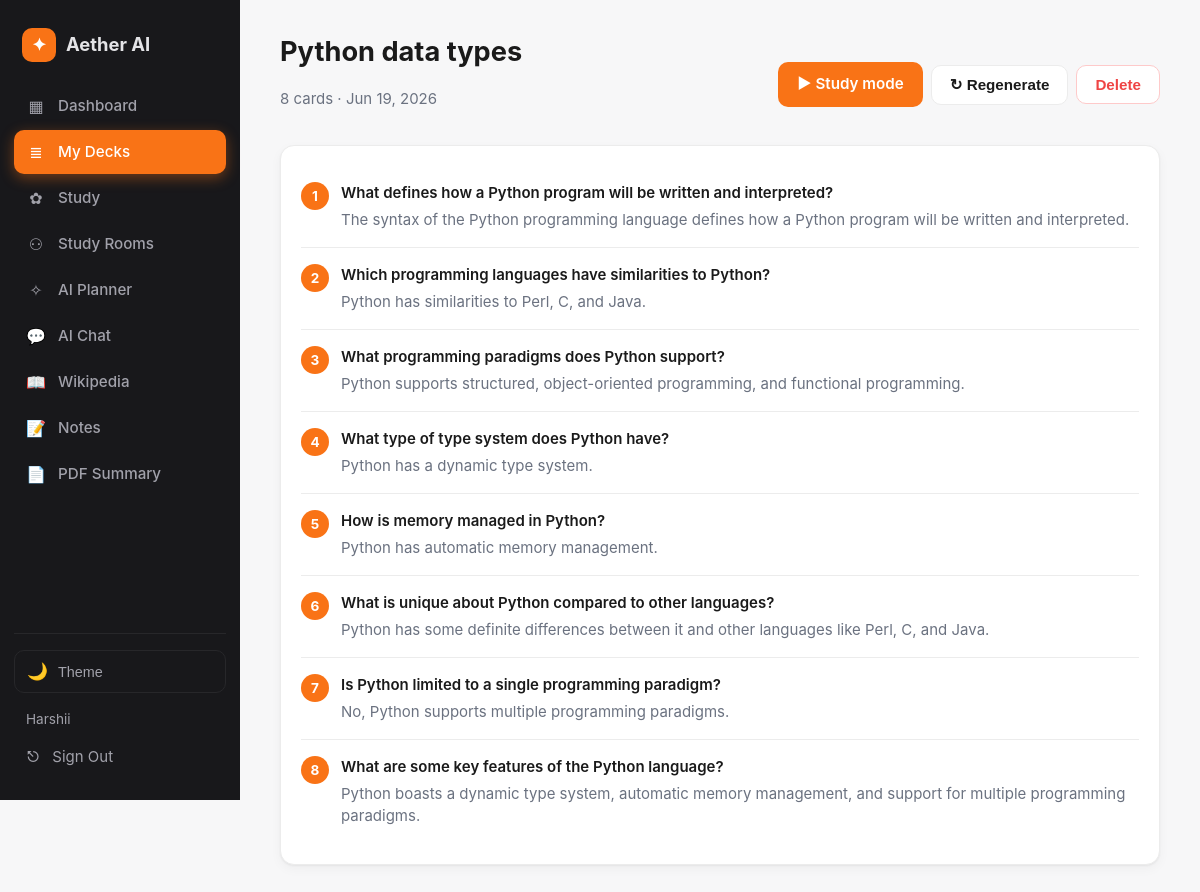
The app's page /decks/1 (signed in) with its own data.
### app/models.py (models this page shows, shortened)
class User(UserMixin, db.Model):
    __tablename__ = "users"
    id = db.Column(db.Integer, primary_key=True)
    email = db.Column(db.String(120), unique=True, nullable=False)
    name = db.Column(db.String(80), nullable=False, default="Learner")
    password_hash = db.Column(db.String(256), nullable=False)
    email_verified = db.Column(db.Boolean, default=False)
    created_at = db.Column(db.DateTime, default=datetime.utcnow)
    notes = db.relationship("Note", backref="user", cascade="all,delete", lazy=True)
    decks = db.relationship("Deck", backref="user", cascade="all,delete", lazy=True)
    quizzes = db.relationship("Quiz", backref="user", cascade="all,delete", lazy=True)
    sessions = db.relationship("ChatSession", backref="user", cascade="all,delete", lazy=True)
    plans = db.relationship("StudyPlan", backref="user", cascade="all,delete", lazy=True)
    rooms = db.relationship("StudyRoom", backref="user", cascade="all,delete", lazy=True)
    activities = db.relationship("StudyActivity", backref="user", cascade="all,delete", lazy=True)

class Deck(db.Model):
    __tablename__ = "decks"
    id = db.Column(db.Integer, primary_key=True)
    user_id = db.Column(db.Integer, db.ForeignKey("users.id"), nullable=False)
    title = db.Column(db.String(200), nullable=False)
    created_at = db.Column(db.DateTime, default=datetime.utcnow)
    cards = db.relationship("Flashcard", backref="deck", cascade="all,delete", lazy=True)

class Flashcard(db.Model):
    __tablename__ = "flashcards"
    id = db.Column(db.Integer, primary_key=True)
    deck_id = db.Column(db.Integer, db.ForeignKey("decks.id"), nullable=False)
    question = db.Column(db.Text, nullable=False)
    answer = db.Column(db.Text, nullable=False)

### app/routes/flashcards.py (the view)
@flashcards_bp.route("/<int:deck_id>")
@login_required
def view(deck_id):
    deck = Deck.query.get_or_404(deck_id)
    if deck.user_id != current_user.id:
        abort(403)
    return render_template("flashcards/view.html", deck=deck)

### app/templates/flashcards/view.html (shortened to what this page needs)
{% extends "base.html" %}
{% block content %}
<div class="page-head row-between">
  <div>
    <h1>{{ deck.title }}</h1>
    <p class="muted">{{ deck.cards|length }} cards · {{ deck.created_at.strftime('%b %d, %Y') }}</p>
  </div>
  <div class="row-gap">
    <a class="btn" href="{{ url_for('flashcards.study', deck_id=deck.id) }}">▶ Study mode</a>
    <form method="POST" action="{{ url_for('flashcards.regenerate', deck_id=deck.id) }}"
          onsubmit="return confirm('Replace all cards with a fresh AI set?')">
      <button class="btn-outline">↻ Regenerate</button>
    </form>
    <form method="POST" action="{{ url_for('flashcards.delete', deck_id=deck.id) }}"
          onsubmit="return confirm('Delete deck?')">
      <button class="btn-outline danger">Delete</button>
    </form>
  </div>
</div>
<div class="card">
  {% if deck.cards %}
    <ol class="qa-list">
      {% for c in deck.cards %}
        <li>
          <div class="qa-q">{{ c.question }}</div>
          <div class="qa-a">{{ c.answer }}</div>
        </li>
      {% endfor %}
    </ol>
  {% else %}
    <p class="muted">This deck has no cards. Try regenerating.</p>
  {% endif %}
</div>
{% endblock %}

### app/templates/base.html (shortened to what this page needs)
<!DOCTYPE html>
<html lang="en">
<head>
  <link rel="stylesheet" href="{{ url_for('static', filename='css/styles.css') }}">
</head>
<body class="{% if current_user.is_authenticated %}has-sidebar{% endif %}">
{% if current_user.is_authenticated %}
  <aside class="sidebar" id="sidebar">
    <a class="brand" href="{{ url_for('dashboard.index') }}">
      <span class="brand-logo">✦</span>
      <span class="brand-name">{{ BRAND }}</span>
    </a>
    <nav class="side-nav">
      <a href="{{ url_for('dashboard.index') }}"
         class="{% if request.endpoint == 'dashboard.index' %}active{% endif %}">
        <span class="ico">▦</span> Dashboard
      </a>
      <a href="{{ url_for('flashcards.index') }}"
         class="{% if request.blueprint == 'flashcards' %}active{% endif %}">
        <span class="ico">≣</span> My Decks
      </a>
      <a href="{{ url_for('quizzes.index') }}"
         class="{% if request.blueprint == 'quizzes' %}active{% endif %}">
        <span class="ico">✿</span> Study
      </a>
      <a href="{{ url_for('rooms.index') }}"
         class="{% if request.blueprint == 'rooms' %}active{% endif %}">
        <span class="ico">⚇</span> Study Rooms
      </a>
      <a href="{{ url_for('planner.index') }}"
         class="{% if request.blueprint == 'planner' %}active{% endif %}">
        <span class="ico">✧</span> AI Planner
      </a>
      <a href="{{ url_for('chat.index') }}"
         class="{% if request.blueprint == 'chat' %}active{% endif %}">
        <span class="ico">💬</span> AI Chat
      </a>
      <a href="{{ url_for('wikipedia.index') }}"
         class="{% if request.blueprint == 'wikipedia' %}active{% endif %}">
        <span class="ico">📖</span> Wikipedia
      </a>
      <a href="{{ url_for('notes.index') }}"
         class="{% if request.blueprint == 'notes' %}active{% endif %}">
        <span class="ico">📝</span> Notes
      </a>
      <a href="{{ url_for('pdf.index') }}"
         class="{% if request.blueprint == 'pdf' %}active{% endif %}">
        <span class="ico">📄</span> PDF Summary
      </a>
    </nav>
        <div class="side-bottom">
      <button class="theme-toggle" id="theme-toggle" aria-label="Toggle dark mode">
        <span class="theme-icon-dark">🌙</span>
        <span class="theme-label">Theme</span>
      </button>
      <div class="user-line">{{ current_user.name }}</div>
      <a class="side-logout" href="{{ url_for('auth.logout') }}">
        <span class="ico">⎋</span> Sign Out
      </a>
    </div>
  </aside>
{% endif %}
<main class="{% if current_user.is_authenticated %}content{% else %}container{% endif %}">
  {% block content %}{% endblock %}
</main>
</body>
</html>

### records on screen
User: name "Harshii"
Deck: title "Python data types", created_at "Jun 19, 2026"
Flashcard: question "What defines how a Python program will be written and interpreted?", answer "The syntax of the Python programming language defines how a Python program will be written and interpreted."
Flashcard: question "Which programming languages have similarities to Python?", answer "Python has similarities to Perl, C, and Java."
Flashcard: question "What programming paradigms does Python support?", answer "Python supports structured, object-oriented programming, and functional programming."
Flashcard: question "What type of type system does Python have?", answer "Python has a dynamic type system."
Flashcard: question "How is memory managed in Python?", answer "Python has automatic memory management."
Flashcard: question "What is unique about Python compared to other languages?", answer "Python has some definite differences between it and other languages like Perl, C, and Java."
Flashcard: question "Is Python limited to a single programming paradigm?", answer "No, Python supports multiple programming paradigms."
Flashcard: question "What are some key features of the Python language?", answer "Python boasts a dynamic type system, automatic memory management, and support for multiple programming paradigms."

### other values on screen
{{ BRAND }} "Aether AI"
{{ deck.cards|length }} "8"
